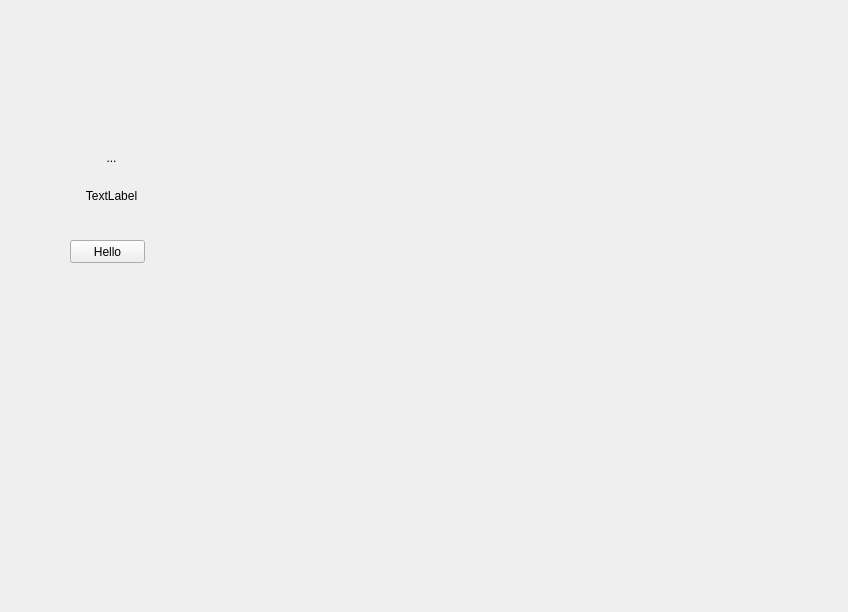
<?xml version="1.0" encoding="UTF-8"?>
<ui version="4.0">
 <class>anothertest</class>
 <widget class="QMainWindow" name="anothertest">
  <property name="geometry">
   <rect>
    <x>0</x>
    <y>0</y>
    <width>848</width>
    <height>612</height>
   </rect>
  </property>
  <property name="windowTitle">
   <string>Hello Application</string>
  </property>
  <widget class="QWidget" name="centralwidget">
   <widget class="QPushButton" name="btnHello">
    <property name="geometry">
     <rect>
      <x>70</x>
      <y>240</y>
      <width>75</width>
      <height>23</height>
     </rect>
    </property>
    <property name="text">
     <string>Hello</string>
    </property>
   </widget>
   <widget class="QWidget" name="">
    <property name="geometry">
     <rect>
      <x>41</x>
      <y>141</y>
      <width>141</width>
      <height>71</height>
     </rect>
    </property>
    <layout class="QVBoxLayout" name="verticalLayout">
     <item>
      <widget class="QLabel" name="lblHello">
       <property name="text">
        <string>...</string>
       </property>
       <property name="alignment">
        <set>Qt::AlignCenter</set>
       </property>
      </widget>
     </item>
     <item>
      <widget class="QLabel" name="lblCount">
       <property name="text">
        <string>TextLabel</string>
       </property>
       <property name="alignment">
        <set>Qt::AlignCenter</set>
       </property>
      </widget>
     </item>
    </layout>
   </widget>
  </widget>
 </widget>
 <resources/>
 <connections/>
</ui>
